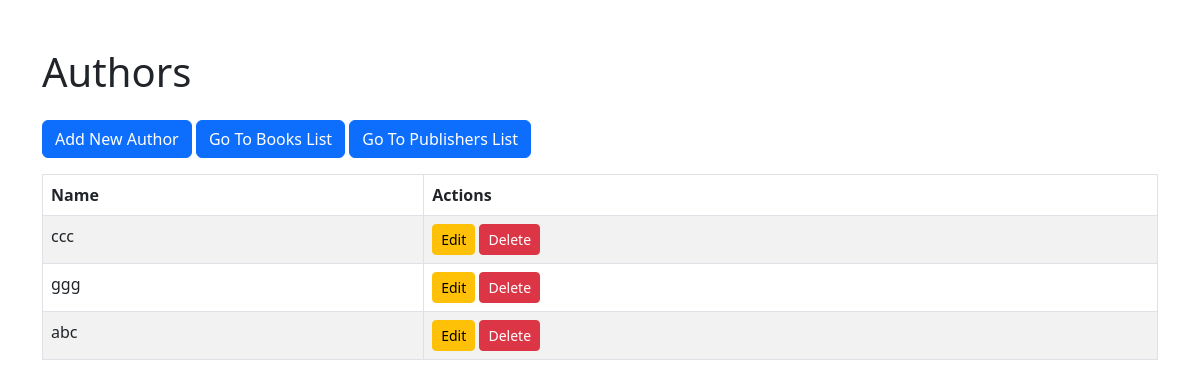
Screenshot of /authors/ with the database file from the repository.
### web/models.py (models this page shows, shortened)
class Author(models.Model):
    name = models.CharField(max_length=100)

### web/views.py (the view)
# urls.py: path('authors/', views.author_list, name='author_list'),
def author_list(request):
    authors = Author.objects.all()
    return render(request, 'web/authors/list.html', {'authors': authors})

### web/templates/web/authors/list.html (shortened to what this page needs)
<!DOCTYPE html>
<html lang="">
<head>
    <link href="https://cdn.jsdelivr.net/npm/bootstrap@5.3.0-alpha3/dist/css/bootstrap.min.css" rel="stylesheet">
</head>
<body>
    <div class="container mt-5">
        <h1 class="mb-4">Authors</h1>
        <a href="{% url 'author_create' %}" class="btn btn-primary mb-3">Add New Author</a>
        <a href="{% url 'book_list' %}" class="btn btn-primary mb-3">Go To Books List</a>
        <a href="{% url 'publisher_list' %}" class="btn btn-primary mb-3">Go To Publishers List</a>
        <table class="table table-bordered table-striped">
            <thead>
                <tr>
                    <th>Name</th>
                    <th>Actions</th>
                </tr>
            </thead>
            <tbody>
                {% for author in authors %}
                    <tr>
                        <td>{{ author.name }}</td>
                        <td>
                            <a href="{% url 'author_update' author.pk %}" class="btn btn-sm btn-warning">Edit</a>
                            <a href="{% url 'author_delete' author.pk %}" class="btn btn-sm btn-danger">Delete</a>
                        </td>
                    </tr>
                {% endfor %}
            </tbody>
        </table>
    </div>
</body>
</html>

### rows the page displays
Author: name "ccc"
Author: name "ggg"
Author: name "abc"
